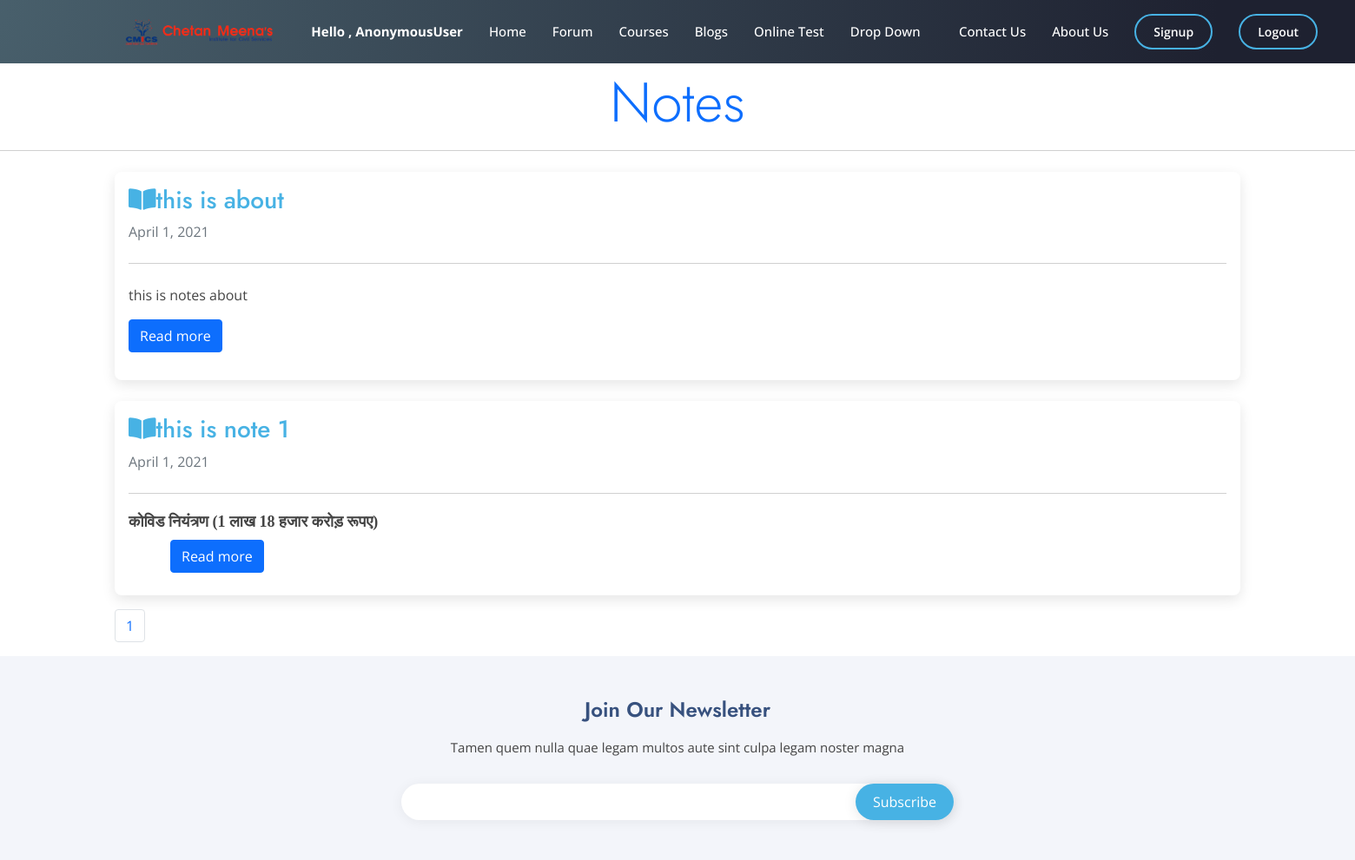
The app's page /note (upper part), older data.
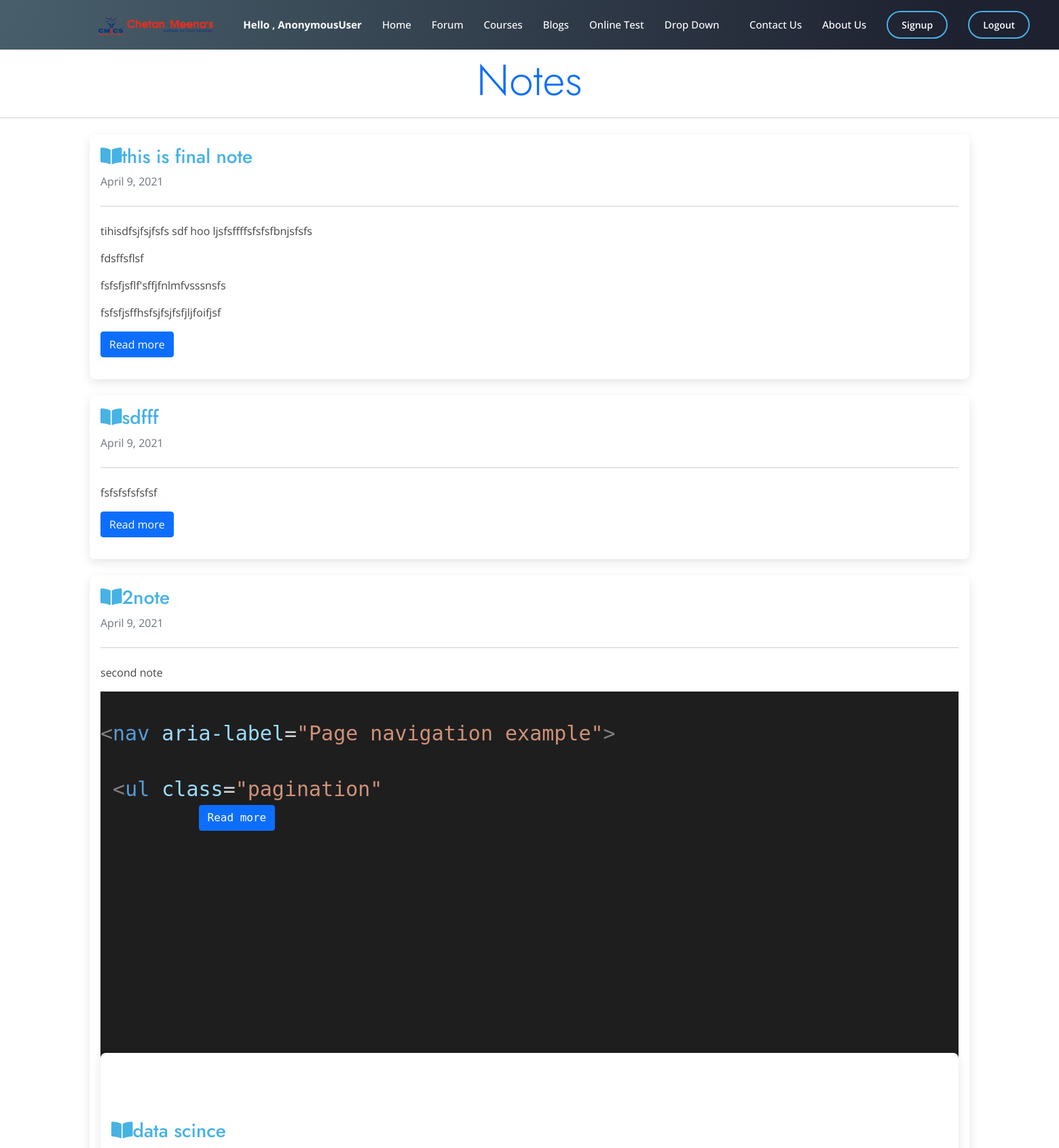
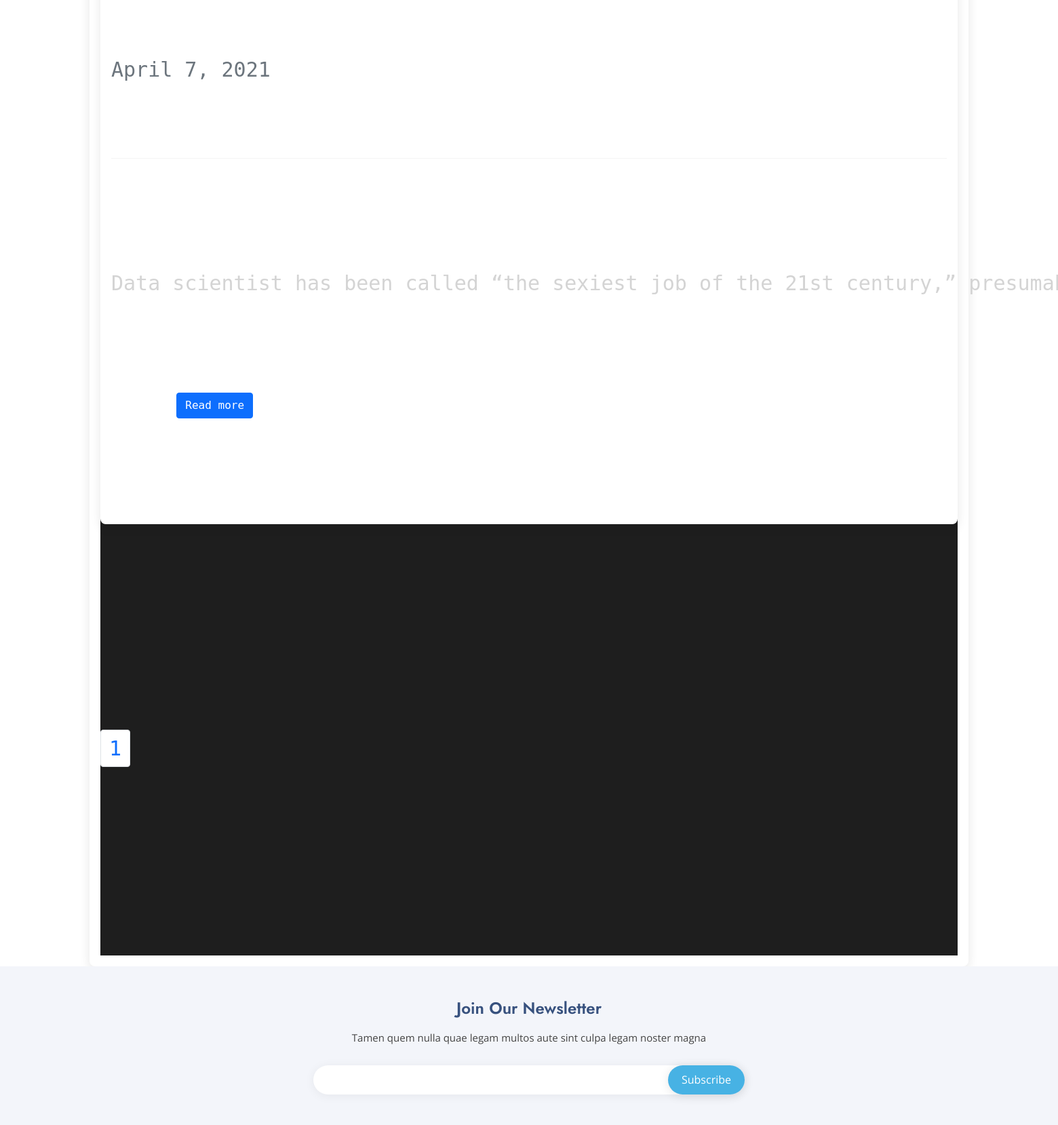
The same page, newer data (2 pictures, top to bottom).
### blog/models.py (models this page shows, shortened)
class notes(models.Model):
    title = models.CharField(max_length=100)
    notes = RichTextUploadingField(blank=True,null=True)
    pub_date = models.DateTimeField(auto_now_add=True,null=True)
    published = models.BooleanField(default=True)
    pdf_file = models.FileField(upload_to='documents',default='')
    snippet = models.CharField(max_length=500,default="click to read more")

### blog/views.py (the view)
# urls.py: path('note',NoteView.as_view(),name='note'),
class NoteView(ListView):
    model= notes
    fields = ['pdf_file']
    template_name = 'note.html'
    paginate_by = 4
    paginate_orphans = 1
    ordering = ['-id']

### templates/note.html (shortened to what this page needs)
{% extends "another.html" %}
{% load static %}
  {% block body%}
  <h1 class="display-3 text-center text-md-left" style="margin-top: 5rem;">
    <span class="text-primary">Notes</span>
    <hr class="my-3">
  </h1>
  <main class="container ">
    {% for notes in page_obj %}
    <div class="jumbotron mt-4 p-3" style="background-color: rgb(255, 255, 255); border-radius:8px; box-shadow: 0 5px 15px rgba(0, 0, 0, .1);margin:3">
      <h3 class="display-8" ><a href="{% url 'notes_detail' notes.pk %}" style="text-decoration: none;"><i class="fa fa-book-open"></i>{{notes.title}}</h3></a>
      <div class="mb-1 text-muted">{{notes.pub_date|date}}</div>
      <hr class="my-4">
      <p>{{notes.notes| safe|truncatewords:"60"|linebreaks }}</p>
      <p class="lead">
        <a href="{% url 'notes_detail' notes.pk %}" class="btn btn-primary">Read more</a>
      </p>
    </div>
    {% endfor %}
<div class="my-3">
<nav aria-label="Page navigation example">
<ul class="pagination">
<li class="page-item"><a class="page-link"><span>{{ page_obj.number }}</span></a></li>
</ul>
</nav>
</div>
</main>
{% endblock body%}

Row changes from the older to the newer data that the page shows:
added notes: title "this is final note", pub_date "April 9, 2021", notes "tihisdfsjfsjfsfs sdf hoo ljsfsffffsfsfsfbnjsfsfs fdsffsflsf fsfsfjsflf'sffjfnlmfvsssnsfs fsfsfjsffhsfsjfsjfsfjljfoifjsf"
added notes: title "sdfff", pub_date "April 9, 2021", notes "fsfsfsfsfsfsf"
changed notes: title "this is about" → "2note"; pub_date "April 1, 2021" → "April 9, 2021"; notes "this is notes about" → "second note < nav aria-label = \"Page navigation example\" > < ul class = \"pagination\""
changed notes: title "this is note 1" → "data scince"; pub_date "April 1, 2021" → "April 7, 2021"; notes "कोविड नियंत्रण (1 लाख 18 हजार करोड़ रूपए )" → "Data scientist has been called “the sexiest job of the 21st century,”…"
